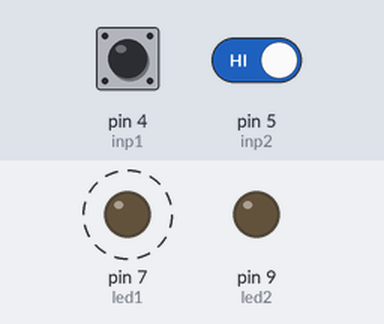
Bench run of a sketch on a simulated Arduino Uno, built with avr-gcc and run on an emulated ATmega328P. Parts: output pins drawn as LEDs (lit = HIGH). Dashed ring = blinking. The inputs (shaded band) are chosen by the test bench; at power-on: pin 5 (inp2) HIGH, pin 4 (inp1) HIGH.

Above: at 1.4 s.
1.5 s: pin 5 (inp2) driven LOW
Timing chart, 0 to 10.5 s (numbered marks = the images above; inputs shaded):
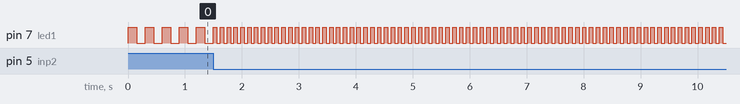

Measured:
- after the input at 1.5 s, pin 7 (led1): alternates HIGH for 0.06 s and LOW for 0.06 s, starting after 0.06 s
- by itself, pin 7 (led1): alternates HIGH for 0.15 s and LOW for 0.15 s

The sketch:

tlacitka_300ms_120ms_chooser.ino
```cpp
int led1 = 7;
int led2 = 9;

int inp1 = 4;
int inp2 = 5;

int per1 = 300; //ms
int halfper1 = per1 / 2; //ms

int per2 = 120; //ms
int halfper2 = per2 / 2; //ms

int halfperFinal = halfper1;

void setup() {
  pinMode(inp1, INPUT);
  pinMode(inp2, INPUT);

  pinMode(led1, OUTPUT);
  pinMode(led2, OUTPUT);
}

void loop() {
  if (digitalRead(inp1) == LOW) {
    halfperFinal = halfper1;
  }

  if (digitalRead(inp2) == LOW) {
    halfperFinal = halfper2;
  }

  blink(led1, halfperFinal);
}

void blink(int pinID, int halfdelay) {
  digitalWrite(pinID, HIGH);
  delay(halfdelay);
  digitalWrite(pinID, LOW);
  delay(halfdelay);
}
```
